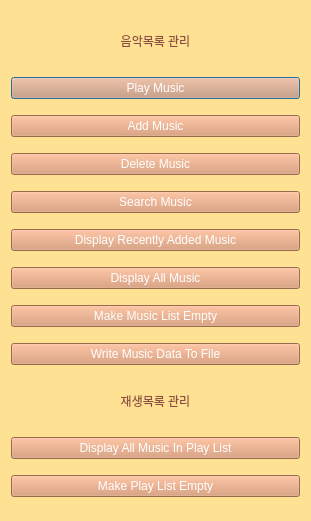
<?xml version="1.0" encoding="UTF-8"?>
<ui version="4.0">
 <class>Account</class>
 <widget class="QDialog" name="Account">
  <property name="geometry">
   <rect>
    <x>0</x>
    <y>0</y>
    <width>311</width>
    <height>521</height>
   </rect>
  </property>
  <property name="windowTitle">
   <string>Dialog</string>
  </property>
  <property name="styleSheet">
   <string notr="true">background-color: rgb(255, 225, 148);</string>
  </property>
  <layout class="QVBoxLayout" name="verticalLayout">
   <item>
    <widget class="QLabel" name="label">
     <property name="maximumSize">
      <size>
       <width>9999</width>
       <height>40</height>
      </size>
     </property>
     <property name="styleSheet">
      <string notr="true">color: rgb(140, 80, 66);font: 75 10pt &quot;여기어때 잘난체 OTF&quot;;
</string>
     </property>
     <property name="text">
      <string>음악목록 관리</string>
     </property>
     <property name="alignment">
      <set>Qt::AlignCenter</set>
     </property>
    </widget>
   </item>
   <item>
    <widget class="QPushButton" name="pushButton_10">
     <property name="styleSheet">
      <string notr="true">background-color:rgb(217,148,108);color: rgb(255, 255, 255);font: 75 7pt &quot;여기어때 잘난체 OTF&quot;;</string>
     </property>
     <property name="text">
      <string>Play Music</string>
     </property>
    </widget>
   </item>
   <item>
    <widget class="QPushButton" name="pushButton">
     <property name="styleSheet">
      <string notr="true">background-color:rgb(217,148,108);color: rgb(255, 255, 255);font: 75 7pt &quot;여기어때 잘난체 OTF&quot;;</string>
     </property>
     <property name="text">
      <string>Add Music</string>
     </property>
    </widget>
   </item>
   <item>
    <widget class="QPushButton" name="pushButton_2">
     <property name="styleSheet">
      <string notr="true">background-color:rgb(217,148,108);color: rgb(255, 255, 255);font: 75 7pt &quot;여기어때 잘난체 OTF&quot;;</string>
     </property>
     <property name="text">
      <string>Delete Music</string>
     </property>
    </widget>
   </item>
   <item>
    <widget class="QPushButton" name="pushButton_4">
     <property name="styleSheet">
      <string notr="true">background-color:rgb(217,148,108);color: rgb(255, 255, 255);font: 75 7pt &quot;여기어때 잘난체 OTF&quot;;</string>
     </property>
     <property name="text">
      <string>Search Music</string>
     </property>
    </widget>
   </item>
   <item>
    <widget class="QPushButton" name="pushButton_9">
     <property name="styleSheet">
      <string notr="true">background-color:rgb(217,148,108);color: rgb(255, 255, 255);font: 75 7pt &quot;여기어때 잘난체 OTF&quot;;</string>
     </property>
     <property name="text">
      <string>Display Recently Added Music</string>
     </property>
    </widget>
   </item>
   <item>
    <widget class="QPushButton" name="pushButton_13">
     <property name="styleSheet">
      <string notr="true">background-color:rgb(217,148,108);color: rgb(255, 255, 255);font: 75 7pt &quot;여기어때 잘난체 OTF&quot;;</string>
     </property>
     <property name="text">
      <string>Display All Music</string>
     </property>
    </widget>
   </item>
   <item>
    <widget class="QPushButton" name="pushButton_3">
     <property name="styleSheet">
      <string notr="true">background-color:rgb(217,148,108);color: rgb(255, 255, 255);font: 75 7pt &quot;여기어때 잘난체 OTF&quot;;</string>
     </property>
     <property name="text">
      <string>Make Music List Empty</string>
     </property>
    </widget>
   </item>
   <item>
    <widget class="QPushButton" name="pushButton_5">
     <property name="styleSheet">
      <string notr="true">background-color:rgb(217,148,108);color: rgb(255, 255, 255);font: 75 7pt &quot;여기어때 잘난체 OTF&quot;;</string>
     </property>
     <property name="text">
      <string>Write Music Data To File</string>
     </property>
    </widget>
   </item>
   <item>
    <widget class="QLabel" name="label_5">
     <property name="maximumSize">
      <size>
       <width>16777215</width>
       <height>40</height>
      </size>
     </property>
     <property name="styleSheet">
      <string notr="true">color: rgb(140, 80, 66);font: 75 10pt &quot;여기어때 잘난체 OTF&quot;;</string>
     </property>
     <property name="text">
      <string>재생목록 관리</string>
     </property>
     <property name="alignment">
      <set>Qt::AlignCenter</set>
     </property>
    </widget>
   </item>
   <item>
    <widget class="QPushButton" name="pushButton_11">
     <property name="styleSheet">
      <string notr="true">background-color:rgb(217,148,108);color: rgb(255, 255, 255);font: 75 7pt &quot;여기어때 잘난체 OTF&quot;;</string>
     </property>
     <property name="text">
      <string>Display All Music In Play List</string>
     </property>
    </widget>
   </item>
   <item>
    <widget class="QPushButton" name="pushButton_12">
     <property name="styleSheet">
      <string notr="true">background-color:rgb(217,148,108);color: rgb(255, 255, 255);font: 75 7pt &quot;여기어때 잘난체 OTF&quot;;</string>
     </property>
     <property name="text">
      <string>Make Play List Empty</string>
     </property>
    </widget>
   </item>
  </layout>
 </widget>
 <resources/>
 <connections/>
</ui>
